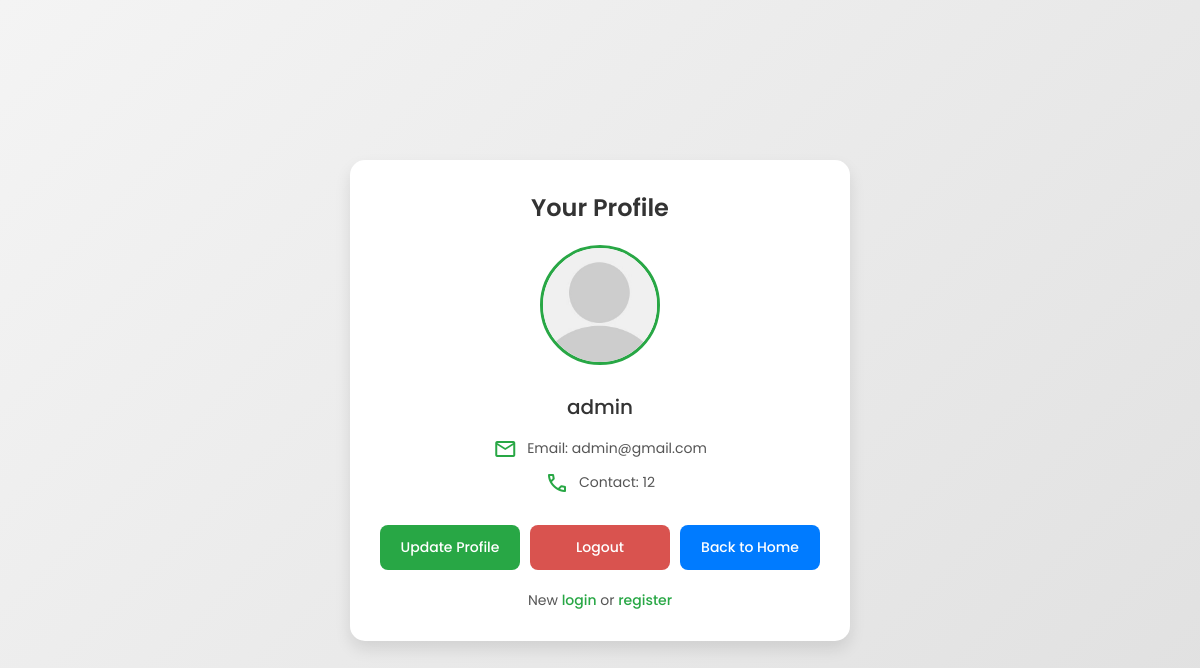
The app's page /user/viewProfile.php (signed in) with its own data.
### tables this page shows
CREATE TABLE `user` (
  id int NOT NULL AUTO_INCREMENT,
  username varchar(45) NOT NULL,
  email varchar(45) NOT NULL,
  `password` varchar(255) NOT NULL,
  contactNum varchar(10) NOT NULL,
  isAdmin tinyint(1) NOT NULL DEFAULT '0',
  image varchar(255) DEFAULT NULL,
  PRIMARY KEY (id),
  UNIQUE KEY email_UNIQUE (email)
);

### user/viewProfile.php (the view, shortened to what this page needs)
<?php
$loggedInEmail = $_SESSION['email'];
include 'connection.php';
$sql = "SELECT id, username, email, contactNum, image FROM user WHERE email = ?";
$stmt = $conn->prepare($sql);
$stmt->bind_param("s", $loggedInEmail);
$stmt->execute();
$result = $stmt->get_result();
if ($result->num_rows === 1) {
    $fetch = $result->fetch_assoc();
} else {
    echo "User not found.";
    exit();
}
?>
<!DOCTYPE html>
<html lang="en">
<head>
</head>
<body>
    <div class="profile-container">
        <h2>Your Profile</h2>
        <div class="profile-pic-container">
            <?php
            if (isset($fetch['image']) && !empty($fetch['image'])) {
                echo '<img src="../uploaded_img/' . htmlspecialchars($fetch['image']) . '" alt="Profile Image" class="profile-pic">';
            } else {
                echo '<img src="../image/default-avatar.png" alt="Default Avatar" class="profile-pic">';
            }
            ?>
        </div>
        <div class="profile-details">
            <h3><?php echo htmlspecialchars($fetch['username']); ?></h3>
            <div class="detail-item">
                <span class="material-symbols-outlined icon">email</span>
                <span>Email: <?php echo htmlspecialchars($fetch['email']); ?></span>
            </div>
            <div class="detail-item">
                <span class="material-symbols-outlined icon">phone</span>
                <span>Contact: <?php echo htmlspecialchars($fetch['contactNum'] ?: 'Not provided'); ?></span>
            </div>
        </div>
        <div class="btn-container">
            <a href="../user/updateProfile.php" class="btn">Update Profile</a>
            <a href="?logout=true" class="delete-btn" id="logoutBtn" onclick="handleLogout(event)">Logout</a>
            <a href="../home/home.php" class="link-btn">Back to Home</a>
        </div>
        <div class="auth-links">
            <p>New <a href="../user/signIn.php">login</a> or <a href="../user/register.php">register</a></p>
        </div>
    </div>
</body>
</html>

### user/viewProfile.php (style rules this page uses)
* { margin: 0; padding: 0; box-sizing: border-box; font-family: 'Poppins', sans-serif; }
body { background: linear-gradient(135deg, #f4f4f4, #e0e0e0); display: flex; justify-content: center; align-items: center; min-height: 100vh; padding: 20px; }
.profile-container { background: white; padding: 30px; border-radius: 15px; box-shadow: 0 8px 16px rgba(0, 0, 0, 0.1); width: 100%; max-width: 500px; text-align: center; position: relative; animation: fadeIn 0.5s ease-in-out; }
.profile-container h2 { font-size: 24px; font-weight: 600; color: #333; margin-bottom: 20px; }
.profile-pic-container { position: relative; margin-bottom: 20px; }
.profile-pic { width: 120px; height: 120px; border-radius: 50%; object-fit: cover; border: 3px solid #28a745; transition: transform 0.3s ease; }
.profile-details { margin-bottom: 30px; }
.profile-details h3 { font-size: 20px; font-weight: 500; color: #333; margin-bottom: 15px; }
.detail-item { display: flex; align-items: center; justify-content: center; gap: 10px; margin: 10px 0; font-size: 14px; color: #555; }
.detail-item .icon { color: #28a745; }
.btn-container { display: flex; justify-content: space-between; gap: 10px; margin-top: 20px; }
.btn, .delete-btn, .link-btn { flex: 1; padding: 12px; border-radius: 8px; font-size: 14px; font-weight: 500; text-align: center; text-decoration: none; cursor: pointer; transition: background-color 0.3s ease, transform 0.1s ease; }
.btn { background: #28a745; color: white; border: none; }
.delete-btn { background: #d9534f; color: white; }
.link-btn { background: #007bff; color: white; }
.auth-links { margin-top: 20px; font-size: 14px; color: #555; }
.auth-links a { color: #28a745; text-decoration: none; font-weight: 500; }

### records on screen
user: username "admin", email "admin@gmail.com", contactNum "12"
